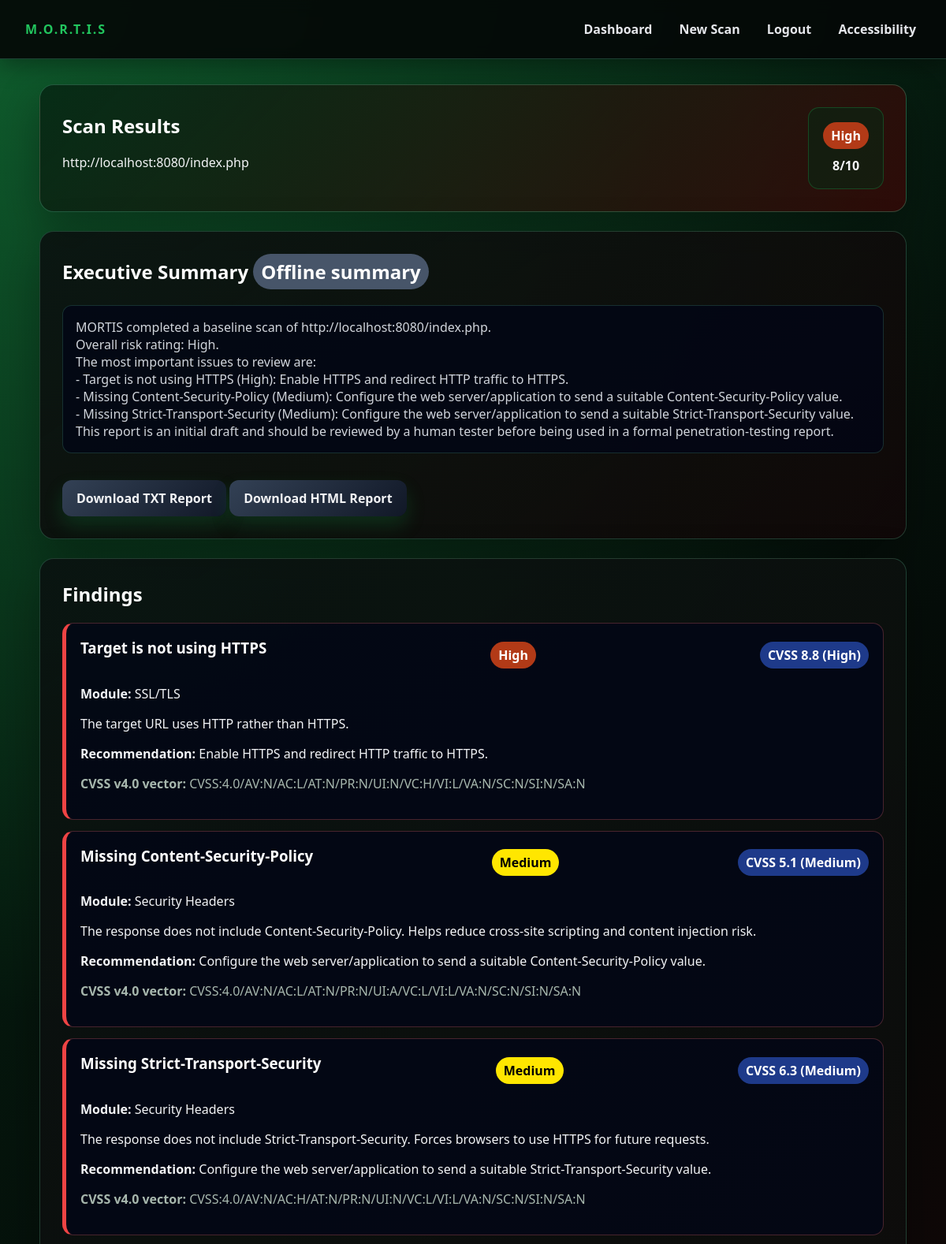
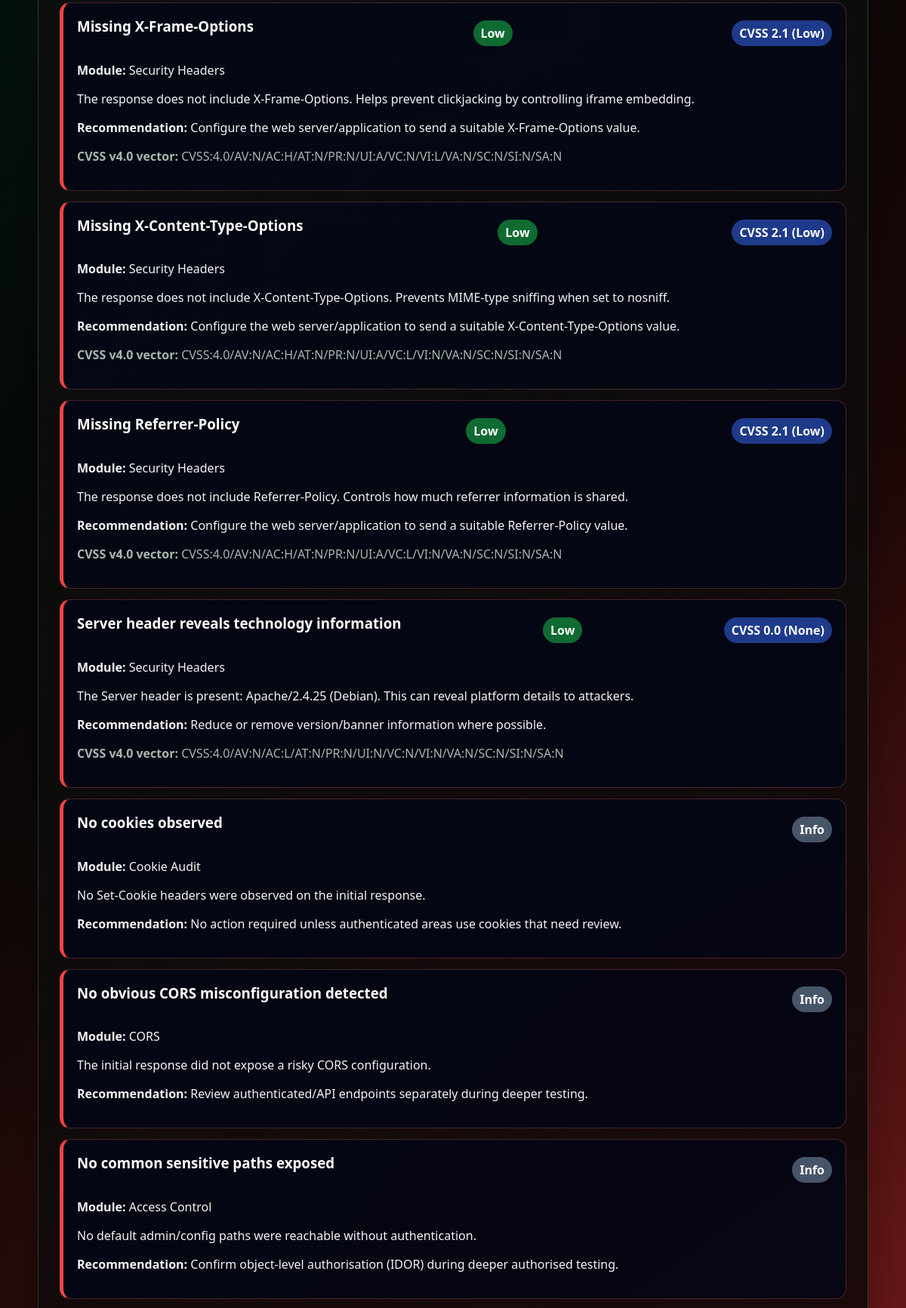
/results/7 (signed in, upper part), run on the app's committed database (2 pictures, top to bottom).
### app/models.py (models this page shows)
class Scan(db.Model):
    id = db.Column(db.Integer, primary_key=True)
    target_url = db.Column(db.String(500), nullable=False)
    created_at = db.Column(db.DateTime, default=datetime.utcnow)
    overall_score = db.Column(db.Integer, default=0)
    overall_rating = db.Column(db.String(20), default="Low")
    report_summary = db.Column(db.Text, default="")
    report_source = db.Column(db.String(20), default="")  # "api" | "offline" | ""
    status = db.Column(db.String(20), default="running")  # running | reporting | completed | failed
    modules_total = db.Column(db.Integer, default=0)
    modules_done = db.Column(db.Integer, default=0)
    current_module = db.Column(db.String(80), default="")
    findings = db.relationship(
        "Finding",
        backref="scan",
        cascade="all, delete-orphan",
        lazy=True,
        order_by="Finding.score.desc()"
    )

class Finding(db.Model):
    id = db.Column(db.Integer, primary_key=True)
    scan_id = db.Column(db.Integer, db.ForeignKey("scan.id"), nullable=False)
    module = db.Column(db.String(80), nullable=False)
    title = db.Column(db.String(200), nullable=False)
    severity = db.Column(db.String(20), nullable=False)
    score = db.Column(db.Integer, default=0)
    cvss_vector = db.Column(db.String(60), nullable=True)
    cvss_score = db.Column(db.Float, nullable=True)
    cvss_rating = db.Column(db.String(20), nullable=True)
    description = db.Column(db.Text, nullable=False)
    recommendation = db.Column(db.Text, nullable=False)

### app/routes.py (the view)
@bp.route("/results/<int:scan_id>")
@login_required
def results(scan_id):
    scan_record = Scan.query.get_or_404(scan_id)
    if scan_record.status in ("running", "reporting"):
        return redirect(url_for("main.scan_progress", scan_id=scan_id))
    return render_template("results.html", scan=scan_record)

### app/reporting.py (called while the page is built)
def format_summary(text: str) -> Markup:
    if not text:
        return Markup("")
    text = _DISCLAIMER_RE.sub("", text)
    out = []
    for line in text.split("\n"):
        stripped = line.strip()
        heading = re.match(r"^#{1,6}\s+(.*)$", stripped)
        if heading:
            out.append("<strong>" + str(escape(heading.group(1).strip())) + "</strong>")
            continue
        esc = str(escape(stripped))
        esc = re.sub(r"\*\*(.+?)\*\*", r"<strong>\1</strong>", esc)   # **bold**
        esc = re.sub(r"__(.+?)__", r"<strong>\1</strong>", esc)       # __bold__
        esc = re.sub(r"^\*\s+", "- ", esc)                            # '* ' bullet -> '- '
        out.append(esc)
    return Markup("\n".join(out))

### app/routes.py (called while the page is built)
def login_required(view):
    @wraps(view)
    def wrapped(*args, **kwargs):
        if "user_id" not in session:
            return redirect(url_for("main.login"))
        return view(*args, **kwargs)
    return wrapped

### app/templates/results.html (shortened to what this page needs)
{% extends "base.html" %}
{% block content %}
<section class="hero">
  <div>
    <h1>Scan Results</h1>
    <p>{{ scan.target_url }}</p>
  </div>
  <div class="scorebox">
    <span class="badge {{ scan.overall_rating|lower }}">{{ scan.overall_rating }}</span>
    <strong>{{ scan.overall_score }}/10</strong>
  </div>
</section>
<section class="card">
  <h2>Executive Summary
    {% if scan.report_source == 'api' %}
      <span class="badge cvss">AI-generated (Claude)</span>
    {% elif scan.report_source == 'offline' %}
      <span class="badge info">Offline summary</span>
    {% endif %}
  </h2>
  <pre class="summary">{{ scan.report_summary | format_summary }}</pre>
  <a class="button secondary" href="{{ url_for('main.download_report', scan_id=scan.id) }}">Download TXT Report</a>
  <a class="button secondary" href="{{ url_for('main.download_report_html', scan_id=scan.id) }}">Download HTML Report</a>
</section>
<section class="card">
  <h2>Findings</h2>
  {% for f in scan.findings %}
    <article class="finding">
      <div class="finding-head">
        <h3>{{ f.title }}</h3>
        <span class="badge {{ f.severity|lower }}">{{ f.severity }}</span>
        {% if f.cvss_score is not none %}
          <span class="badge cvss" title="{{ f.cvss_vector }}">CVSS {{ "%.1f"|format(f.cvss_score) }} ({{ f.cvss_rating }})</span>
        {% endif %}
      </div>
      <p><strong>Module:</strong> {{ f.module }}</p>
      <p>{{ f.description }}</p>
      <p><strong>Recommendation:</strong> {{ f.recommendation }}</p>
      {% if f.cvss_vector %}<p class="muted"><strong>CVSS v4.0 vector:</strong> {{ f.cvss_vector }}</p>{% endif %}
    </article>
  {% endfor %}
</section>
{% endblock %}

### app/static/css/style.css (style rules this page uses)
:root { --bg: #050807; --bg-red: #3a0707; --bg-green:#062915; --panel: rgba(10, 18, 16, 0.92); --panel-2: rgba(18, 8, 8, 0.88); --text: #f3f4f6; --muted: #a7b7ad; --line: rgba(110, 231, 183, 0.22); --accent: #ef4444; --accent-2:#22c55e; --danger: #dc2626; --success: #16a34a; }
*, *::before, *::after { box-sizing: border-box; }
body { margin: 0; font-family: "Aptos", "Aptos Display", "Segoe UI", Arial, sans-serif; color: var(--text); background: radial-gradient(circle at top left, rgba(34, 197, 94, 0.34), transparent 34%), radial-gradient(circle at bottom right, rgba(239, 68, 68, 0.34), transparent 38%), linear-gradient(135deg, var(--bg-green) 0%, var(--bg) 48%, var(--bg-red) 100%); background-attachment: fixed; }
button, input, select, textarea, .summary { font-family: inherit; }
h1, h2, h3 { margin-top: 0; color: #ffffff; }
a { color: #86efac; text-decoration: none; }
.muted { color: var(--muted); }
.hero { display: flex; justify-content: space-between; align-items: center; gap: 24px; padding: 28px; margin-bottom: 24px; background: linear-gradient(135deg, rgba(6, 41, 21, 0.92), rgba(58, 7, 7, 0.76)); border: 1px solid rgba(110, 231, 183, 0.26); border-radius: 18px; box-shadow: 0 20px 55px rgba(0, 0, 0, 0.32); }
.card { padding: 28px; margin-bottom: 24px; background: linear-gradient(145deg, var(--panel), var(--panel-2)); border: 1px solid rgba(110, 231, 183, 0.22); border-radius: 18px; box-shadow: 0 20px 60px rgba(0, 0, 0, 0.32); }
.finding { padding: 18px; margin: 14px 0; background: rgba(2, 6, 23, 0.74); border: 1px solid rgba(248, 113, 113, 0.28); border-left: 5px solid var(--accent); border-radius: 14px; }
.finding-head { display: flex; justify-content: space-between; align-items: center; gap: 16px; }
.summary { white-space: pre-wrap; padding: 16px; color: #d1d5db; background: rgba(2, 6, 23, 0.78); border: 1px solid rgba(110, 231, 183, 0.18); border-radius: 12px; }
.scorebox { display: grid; gap: 10px; text-align: center; padding: 18px; background: rgba(6, 41, 21, 0.55); border: 1px solid rgba(34, 197, 94, 0.26); border-radius: 14px; }
button, .button { display: inline-block; margin-top: 18px; padding: 12px 18px; background: linear-gradient(135deg, #15803d, #0f5c2e); color: #ffffff; font-weight: 800; border: 0; border-radius: 12px; cursor: pointer; box-shadow: 0 12px 24px rgba(22, 163, 74, 0.20); }
.secondary { background: linear-gradient(135deg, #334155, #111827); color: var(--text); }
.badge { display: inline-block; padding: 6px 10px; background: #334155; color: #ffffff; font-weight: 800; border-radius: 999px; }
.badge.info { background: #475569; color: #ffffff; }
.badge.low { background: #0f6b32; color: #ffffff; }
.badge.medium { background: #ffe600; color: #000000; }
.badge.high { background: #b23a17; color: #ffffff; }
.badge.cvss { background: #1e3a8a; color: #ffffff; font-weight: 700; }

### data on the page
Scan: target_url "http://localhost:8080/index.php", overall_rating "High", overall_score "8", report_summary "MORTIS completed a baseline scan of http://localhost:8080/index.php. Overall risk rating: High. The most important issues to review are: - Target is not using HTTPS (High): Enable HTTPS and redirect HTTP traffic to HTTPS. - Missing Content-Security-Policy (Medium): Configure the web server/application to send a suitable Content-Security-Policy value. - Missing Strict-Transport-Security (Medium): Configure the web server/application to send a suitable Strict-Transport-Security value. This report is an initial draft and should be reviewed by a human tester before being used in a formal penetration-testing report."
Finding: title "Target is not using HTTPS", severity "High", cvss_score "8.8", cvss_rating "High", module "SSL/TLS", description "The target URL uses HTTP rather than HTTPS.", recommendation "Enable HTTPS and redirect HTTP traffic to HTTPS.", cvss_vector "CVSS:4.0/AV:N/AC:L/AT:N/PR:N/UI:N/VC:H/VI:L/VA:N/SC:N/SI:N/SA:N"
Finding: title "Missing Content-Security-Policy", severity "Medium", cvss_score "5.1", cvss_rating "Medium", module "Security Headers", description "The response does not include Content-Security-Policy. Helps reduce cross-site scripting and content injection risk.", recommendation "Configure the web server/application to send a suitable Content-Security-Policy value.", cvss_vector "CVSS:4.0/AV:N/AC:L/AT:N/PR:N/UI:A/VC:L/VI:L/VA:N/SC:N/SI:N/SA:N"
Finding: title "Missing Strict-Transport-Security", severity "Medium", cvss_score "6.3", cvss_rating "Medium", module "Security Headers", description "The response does not include Strict-Transport-Security. Forces browsers to use HTTPS for future requests.", recommendation "Configure the web server/application to send a suitable Strict-Transport-Security value.", cvss_vector "CVSS:4.0/AV:N/AC:H/AT:N/PR:N/UI:N/VC:L/VI:L/VA:N/SC:N/SI:N/SA:N"
Finding: title "Missing X-Frame-Options", severity "Low", cvss_score "2.1", cvss_rating "Low", module "Security Headers", description "The response does not include X-Frame-Options. Helps prevent clickjacking by controlling iframe embedding.", recommendation "Configure the web server/application to send a suitable X-Frame-Options value.", cvss_vector "CVSS:4.0/AV:N/AC:H/AT:N/PR:N/UI:A/VC:N/VI:L/VA:N/SC:N/SI:N/SA:N"
Finding: title "Missing X-Content-Type-Options", severity "Low", cvss_score "2.1", cvss_rating "Low", module "Security Headers", description "The response does not include X-Content-Type-Options. Prevents MIME-type sniffing when set to nosniff.", recommendation "Configure the web server/application to send a suitable X-Content-Type-Options value.", cvss_vector "CVSS:4.0/AV:N/AC:H/AT:N/PR:N/UI:A/VC:L/VI:N/VA:N/SC:N/SI:N/SA:N"
Finding: title "Missing Referrer-Policy", severity "Low", cvss_score "2.1", cvss_rating "Low", module "Security Headers", description "The response does not include Referrer-Policy. Controls how much referrer information is shared.", recommendation "Configure the web server/application to send a suitable Referrer-Policy value.", cvss_vector "CVSS:4.0/AV:N/AC:H/AT:N/PR:N/UI:A/VC:L/VI:N/VA:N/SC:N/SI:N/SA:N"
Finding: title "Server header reveals technology information", severity "Low", cvss_score "0.0", cvss_rating "None", module "Security Headers", description "The Server header is present: Apache/2.4.25 (Debian). This can reveal platform details to attackers.", recommendation "Reduce or remove version/banner information where possible.", cvss_vector "CVSS:4.0/AV:N/AC:L/AT:N/PR:N/UI:N/VC:N/VI:N/VA:N/SC:N/SI:N/SA:N"
Finding: title "No cookies observed", severity "Info", module "Cookie Audit", description "No Set-Cookie headers were observed on the initial response.", recommendation "No action required unless authenticated areas use cookies that need review."
Finding: title "No obvious CORS misconfiguration detected", severity "Info", module "CORS", description "The initial response did not expose a risky CORS configuration.", recommendation "Review authenticated/API endpoints separately during deeper testing."
Finding: title "No common sensitive paths exposed", severity "Info", module "Access Control", description "No default admin/config paths were reachable without authentication.", recommendation "Confirm object-level authorisation (IDOR) during deeper authorised testing."
